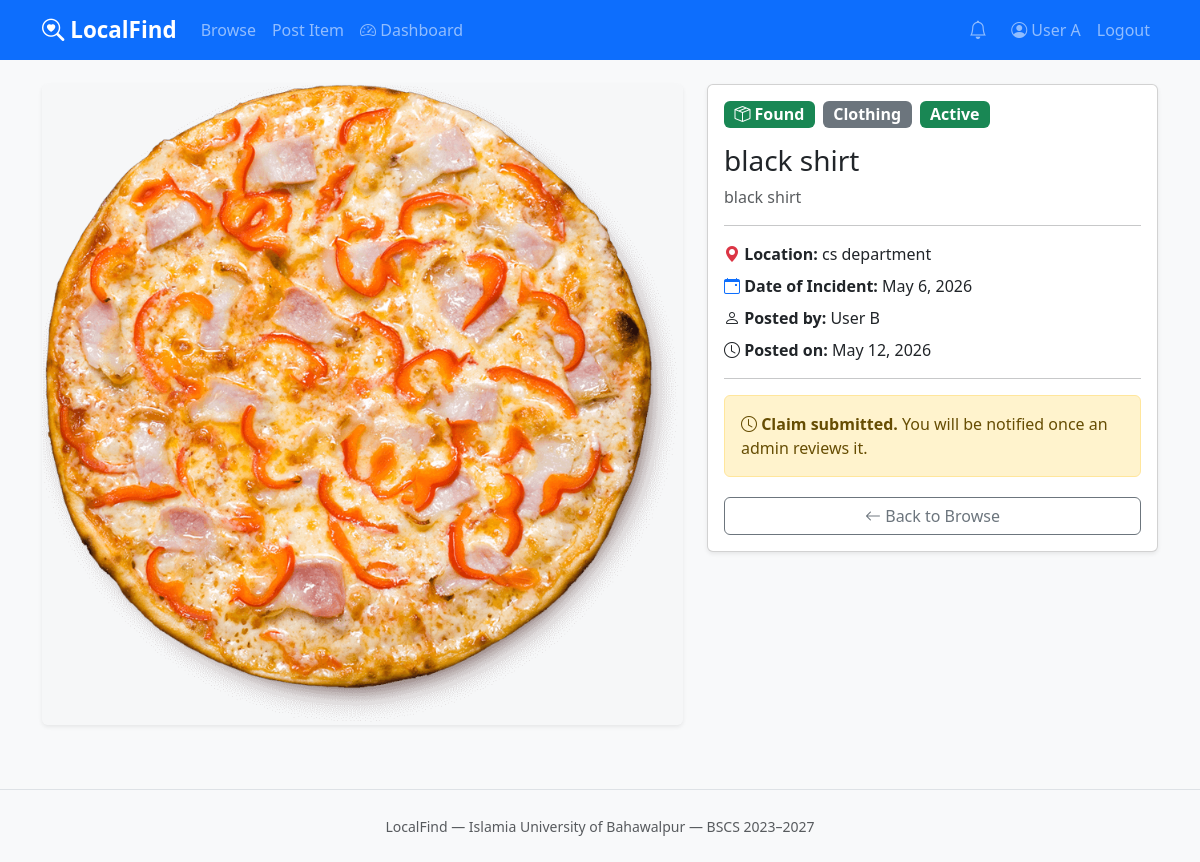
The app's page /item/4/ (signed in) with its own data.
### accounts/models.py (models this page shows, shortened)
class CustomUser(AbstractBaseUser, PermissionsMixin):
    email          = models.EmailField(unique=True)
    full_name      = models.CharField(max_length=150)
    phone_number   = models.CharField(max_length=20, blank=True)
    campus_location = models.CharField(max_length=100, blank=True)
    date_joined    = models.DateTimeField(auto_now_add=True)
    is_active      = models.BooleanField(default=True)
    is_staff       = models.BooleanField(default=False)
    objects = CustomUserManager()
    USERNAME_FIELD  = 'email'
    REQUIRED_FIELDS = ['full_name']

### items/models.py (models this page shows, shortened)
class Item(models.Model):
    ITEM_TYPE_CHOICES = [
        ('lost', 'Lost'),
        ('found', 'Found'),
    ]
    CATEGORY_CHOICES = [
        ('electronics', 'Electronics'),
        ('documents', 'Documents'),
        ('keys', 'Keys'),
        ('accessories', 'Accessories'),
        ('clothing', 'Clothing'),
        ('other', 'Other'),
    ]
    STATUS_CHOICES = [
        ('active', 'Active'),
        ('claimed', 'Claimed'),
        ('resolved', 'Resolved'),
        ('expired', 'Expired'),
    ]
    posted_by         = models.ForeignKey(settings.AUTH_USER_MODEL, on_delete=models.CASCADE, related_name='items')
    item_type         = models.CharField(max_length=10, choices=ITEM_TYPE_CHOICES)
    title             = models.CharField(max_length=200)
    category          = models.CharField(max_length=20, choices=CATEGORY_CHOICES)
    description       = models.TextField()
    location          = models.CharField(max_length=200)
    date_of_incident  = models.DateField()
    image             = models.ImageField(upload_to='items/', blank=True, null=True)
    status            = models.CharField(max_length=10, choices=STATUS_CHOICES, default='active')
    created_at        = models.DateTimeField(auto_now_add=True)
    expires_at        = models.DateTimeField(default=expiry_date)
    class Meta:
        ordering = ['-created_at']

### items/views.py (the view)
# urls.py: path('item/<int:pk>/',            views.item_detail,        name='detail'),
def item_detail(request, pk):
    item = get_object_or_404(Item, pk=pk)
    already_claimed   = False
    already_responded = False
    if request.user.is_authenticated:
        already_claimed   = Claim.objects.filter(item=item, claimant=request.user).exists()
        already_responded = FoundResponse.objects.filter(item=item, responder=request.user).exists()
    return render(request, 'items/detail.html', {
        'item':              item,
        'already_claimed':   already_claimed,
        'already_responded': already_responded,
    })

### items/context_processors.py (called while the page is built)
def notifications(request):
    if request.user.is_authenticated:
        notifs = Notification.objects.filter(
            recipient=request.user
        ).order_by('-created_at')[:5]
        unread_count = Notification.objects.filter(
            recipient=request.user, is_read=False
        ).count()
        return {
            'notifications': notifs,
            'unread_notif_count': unread_count,
        }
    return {
        'notifications': [],
        'unread_notif_count': 0,
    }

### templates/items/detail.html (shortened to what this page needs)
{% extends 'base.html' %}
{% block content %}
<div class="row">
  <div class="col-md-7">
    {% if item.image %}
    <img src="{{ item.image.url }}" class="img-fluid rounded shadow-sm mb-3" alt="{{ item.title }}">
    {% else %}
    <div class="bg-light rounded d-flex align-items-center justify-content-center mb-3" style="height:300px;">
      <i class="bi bi-image text-muted" style="font-size:4rem;"></i>
    </div>
    {% endif %}
  </div>
  <div class="col-md-5">
    <div class="card shadow-sm">
      <div class="card-body">
        <div class="d-flex gap-2 flex-wrap mb-3">
          <span class="badge fs-6 {% if item.item_type == 'lost' %}bg-danger{% else %}bg-success{% endif %}">
            <i class="bi {% if item.item_type == 'lost' %}bi-search{% else %}bi-box-seam{% endif %}"></i>
            {{ item.get_item_type_display }}
          </span>
          <span class="badge bg-secondary fs-6">{{ item.get_category_display }}</span>
          <span class="badge fs-6
            {% if item.status == 'active' %}bg-success
            {% elif item.status == 'claimed' %}bg-warning text-dark
            {% elif item.status == 'resolved' %}bg-secondary
            {% else %}bg-dark{% endif %}">
            {% if item.status == 'resolved' %}
            <i class="bi bi-check-circle"></i> Resolved
            {% else %}
            {{ item.get_status_display }}
            {% endif %}
          </span>
        </div>
        <h3 class="mb-2">{{ item.title }}</h3>
        <p class="text-muted">{{ item.description }}</p>
        <hr>
        <p class="mb-2">
          <i class="bi bi-geo-alt-fill text-danger"></i>
          <strong>Location:</strong> {{ item.location }}
        </p>
        <p class="mb-2">
          <i class="bi bi-calendar-event text-primary"></i>
          <strong>Date of Incident:</strong> {{ item.date_of_incident }}
        </p>
        <p class="mb-2">
          <i class="bi bi-person"></i>
          <strong>Posted by:</strong> {{ item.posted_by.full_name }}
        </p>
        <p class="mb-2">
          <i class="bi bi-clock"></i>
          <strong>Posted on:</strong> {{ item.created_at|date:"M d, Y" }}
        </p>
        <hr>
        {% if item.status == 'resolved' %}
        <div class="alert alert-secondary text-center mb-3">
          <i class="bi bi-check-circle-fill"></i>
          This item has been resolved and is no longer active.
        </div>
        {% elif user.is_authenticated and item.posted_by != user %}
          {% if item.item_type == 'found' and item.status == 'active' %}
            {% if already_claimed %}
            <div class="alert alert-warning mb-3">
              <i class="bi bi-clock"></i>
              <strong>Claim submitted.</strong> You will be notified once an admin reviews it.
            </div>
            {% endif %}
          {% endif %}
        {% else %}
        <a href="{% url 'accounts:login' %}?next={{ request.path }}" class="btn btn-outline-primary w-100 mb-2">
          <i class="bi bi-box-arrow-in-right"></i> Login to Respond
        </a>
        {% endif %}
        <a href="{% url 'items:home' %}" class="btn btn-outline-secondary w-100 mt-1">
          <i class="bi bi-arrow-left"></i> Back to Browse
        </a>
      </div>
    </div>
  </div>
</div>
{% endblock %}

### templates/base.html (shortened to what this page needs)
<!DOCTYPE html>
<html lang="en">
<head>
  <link href="https://cdn.jsdelivr.net/npm/bootstrap@5.3.0/dist/css/bootstrap.min.css" rel="stylesheet">
  <link href="https://cdn.jsdelivr.net/npm/bootstrap-icons@1.11.0/font/bootstrap-icons.css" rel="stylesheet">
</head>
<body>
<nav class="navbar navbar-expand-lg navbar-dark bg-primary">
  <div class="container">
    <a class="navbar-brand" href="{% url 'items:home' %}">
      <i class="bi bi-search-heart"></i> LocalFind
    </a>
    <div class="collapse navbar-collapse" id="navMenu">
      <ul class="navbar-nav me-auto">
        <li class="nav-item"><a class="nav-link" href="{% url 'items:home' %}">Browse</a></li>
        {% if user.is_authenticated %}
        <li class="nav-item"><a class="nav-link" href="{% url 'items:post_item' %}">Post Item</a></li>
        <li class="nav-item">
          <a class="nav-link" href="{% url 'items:dashboard' %}">
            <i class="bi bi-speedometer2"></i> Dashboard
          </a>
        </li>
        {% endif %}
      </ul>
      <ul class="navbar-nav align-items-center">
        {% if user.is_authenticated %}
        <li class="nav-item dropdown me-2">
          <a class="nav-link position-relative dropdown-toggle no-caret" href="#" id="notifDropdown" role="button" data-bs-toggle="dropdown" aria-expanded="false">
            <i class="bi bi-bell" style="font-size: 1.15rem;"></i>
          </a>
        </li>
        <li class="nav-item"><a class="nav-link" href="{% url 'accounts:profile' %}"><i class="bi bi-person-circle"></i> {{ user.full_name }}</a></li>
        <li class="nav-item"><a class="nav-link" href="{% url 'accounts:logout' %}">Logout</a></li>
        {% else %}
        <li class="nav-item"><a class="nav-link" href="{% url 'accounts:login' %}">Login</a></li>
        <li class="nav-item"><a class="nav-link btn btn-light text-primary px-3 ms-2" href="{% url 'accounts:register' %}">Register</a></li>
        {% endif %}
      </ul>
    </div>
  </div>
 </nav>
<div class="container mt-4">
  {% block content %}{% endblock %}
</div>
<footer class="text-center text-muted py-4 mt-5 border-top">
  <small>LocalFind &mdash; Islamia University of Bahawalpur &mdash; BSCS 2023&ndash;2027</small>
</footer>
</body>
</html>

### templates/base.html (style rules this page uses)
body { background-color: #f8f9fa; }
.navbar-brand { font-weight: 700; font-size: 1.4rem; }
.no-caret::after { display: none !important; }

### records on screen
CustomUser: full_name "User A"
Item: image (picture), item_type "Found", category "Clothing", status "Active", title "black shirt", description "black shirt", location "cs department", date_of_incident "May 6, 2026", posted_by.full_name "User B", created_at "May 12, 2026"
